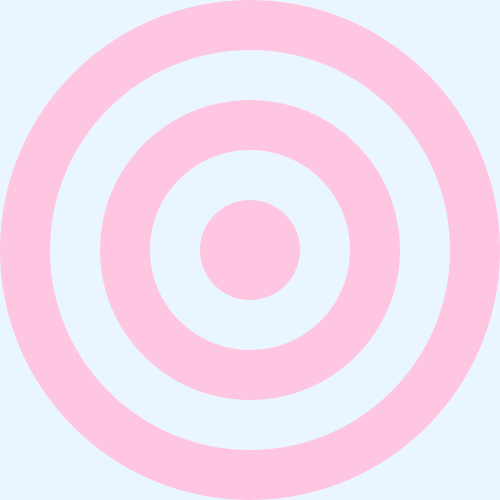
Frame 1 (no input)
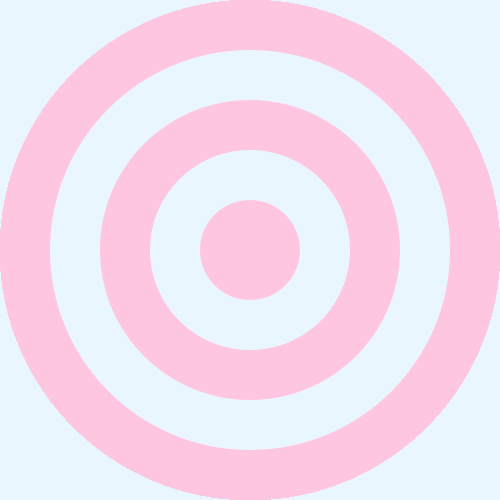
Frame 60 (the mouse pressed at the canvas centre just before this capture)
Frame 120 (the mouse held since frame 60 and released just before this capture): identical to frame 60, image omitted

The Processing sketch that drew these frames (run headless with seeded random() and noise(); from frame 60 on, the mouse is pressed at the canvas centre):

// Processing sketch: processing_68816
// ── processing_68816.pde

void setup(){
 size(500,500);
 background(234,246,255);
 smooth(); 
}  

void draw(){
  noStroke();
  for(int i=width;i>0;i-=200){
    fill(255,198,225);
    ellipse(width/2,height/2,i,i);
    fill(234,246,255);
    ellipse(width/2,height/2,i-100,i-100);
    
  }  
}
